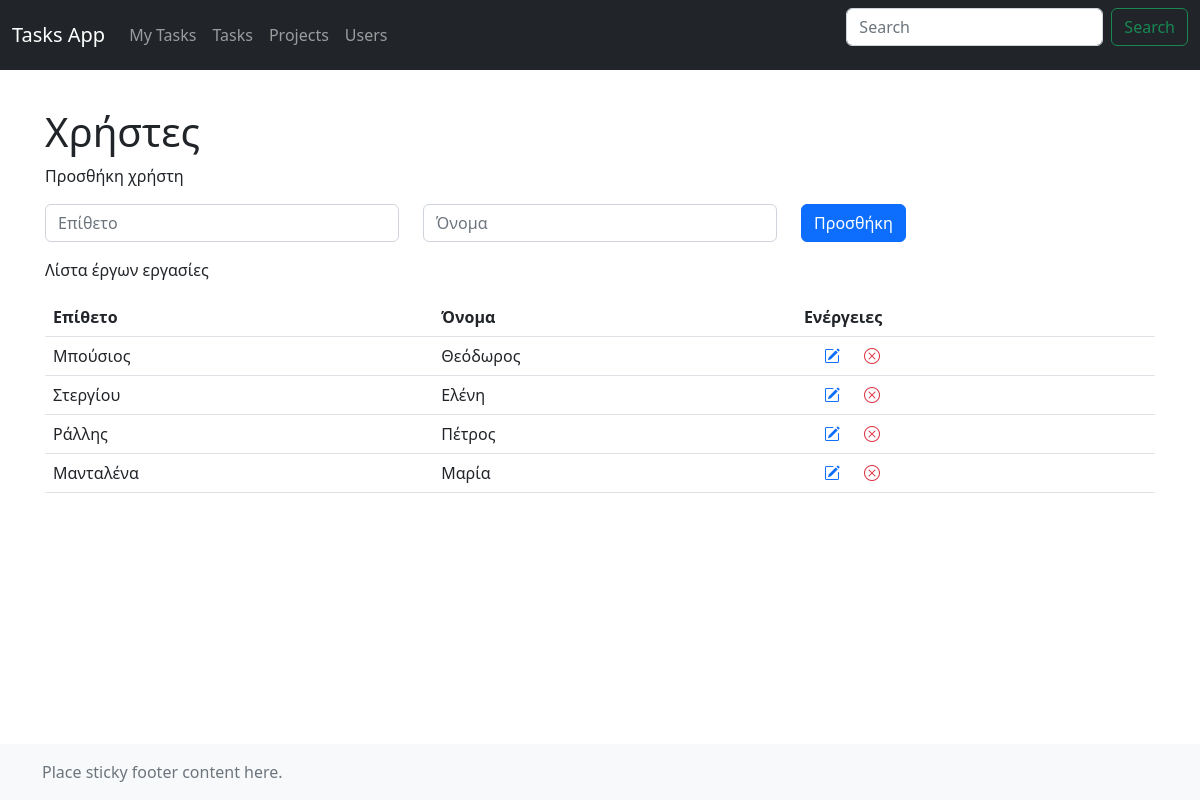
Screenshot of /users with the database file from the repository.
### app/models.py (models this page shows)
class User(db.Model):
    id = db.Column(db.Integer, primary_key=True)
    firstname = db.Column(db.String(), nullable=False)
    lastname = db.Column(db.String(), nullable=False)
    tasks = db.relationship('Task', backref='user')

### app/routes.py (the view, shortened to what this page needs)
@app.route('/users', methods=['GET', 'POST'])
def users():
    all_users = db.session.execute(db.select(User)).scalars()
    return render_template('users.html', users=all_users)

### app/templates/users.html
{% extends 'base.html' %}
{% block content %}
<h1 class="mt-5">Χρήστες</h1>
<p>Προσθήκη χρήστη</p>
<form action="{{ url_for('users') }}", method="POST">
    <div class="row">
        <div class="col">
            <input type="text" class="form-control" placeholder="Επίθετο" name="lastname" aria-label="User lastname" required>
        </div>
        <div class="col">
            <input type="text" class="form-control" placeholder="Όνομα" name="firstname" aria-label="User firstname" required>
        </div>
        <div class="col">
            <button type="submit" class="btn btn-primary">Προσθήκη</button>
        </div>
    </div>
</form>
<p>Λίστα έργων εργασίες</p>
<table class="table">
    <thead>
        <tr>
            <th scope="col">Επίθετο</th>
            <th scope="col">Όνομα</th>
            <th scope="col">Ενέργειες</th>
        </tr>
    </thead>
    <tbody>
        {% for user in users %}
        <tr>
            <td>{{ user.lastname }}</td>
            <td>{{ user.firstname }}</td>
            <td>
                <a href="#" style="margin:0 20px"><i class="bi bi-pencil-square"></i></a>
                <a href="{{ url_for('user_delete',id=user.id) }}">
                    <i class="bi bi-x-circle text-danger"></i>
                </a>
            </td>
        </tr>
        {% endfor %}
    </tbody>
</table>
{% endblock %}

### rows the page displays
User: lastname "Μπούσιος", firstname "Θεόδωρος"
User: lastname "Στεργίου", firstname "Ελένη"
User: lastname "Ράλλης", firstname "Πέτρος"
User: lastname "Μανταλένα", firstname "Μαρία"
